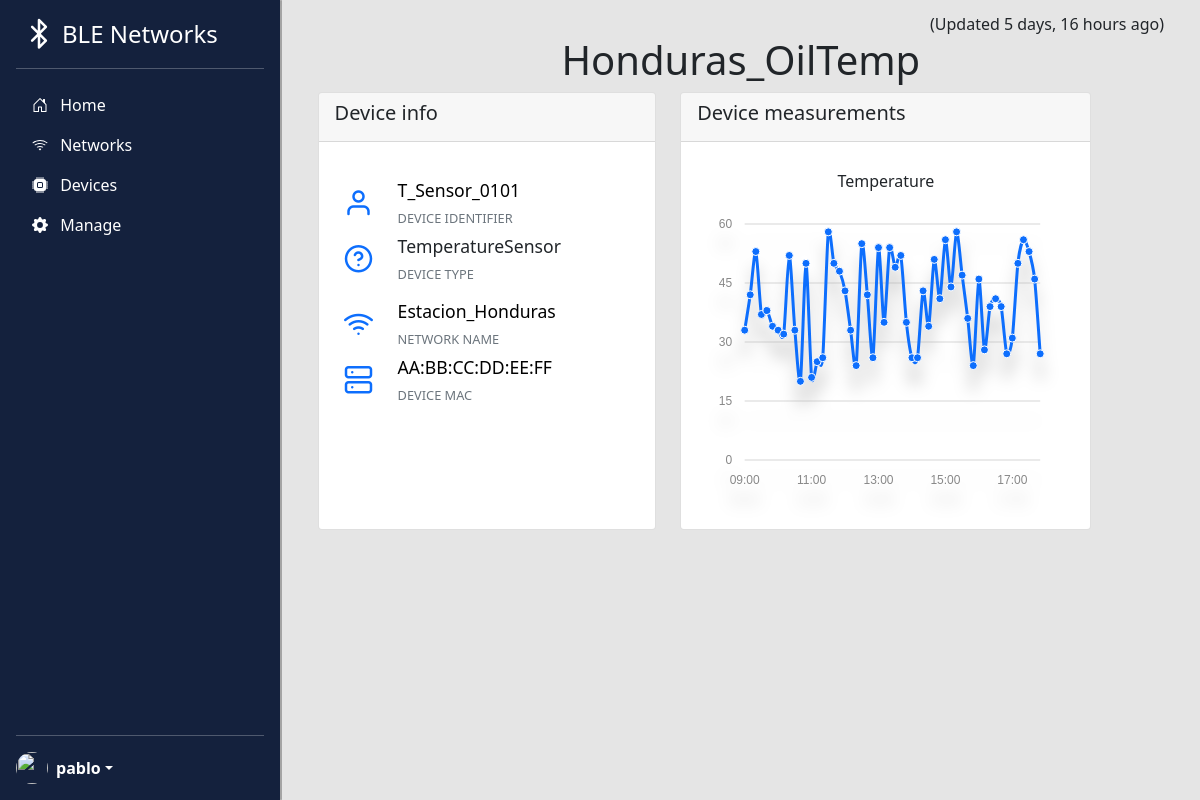
Page /bledevices/device/1 (signed in) on the earlier database version.
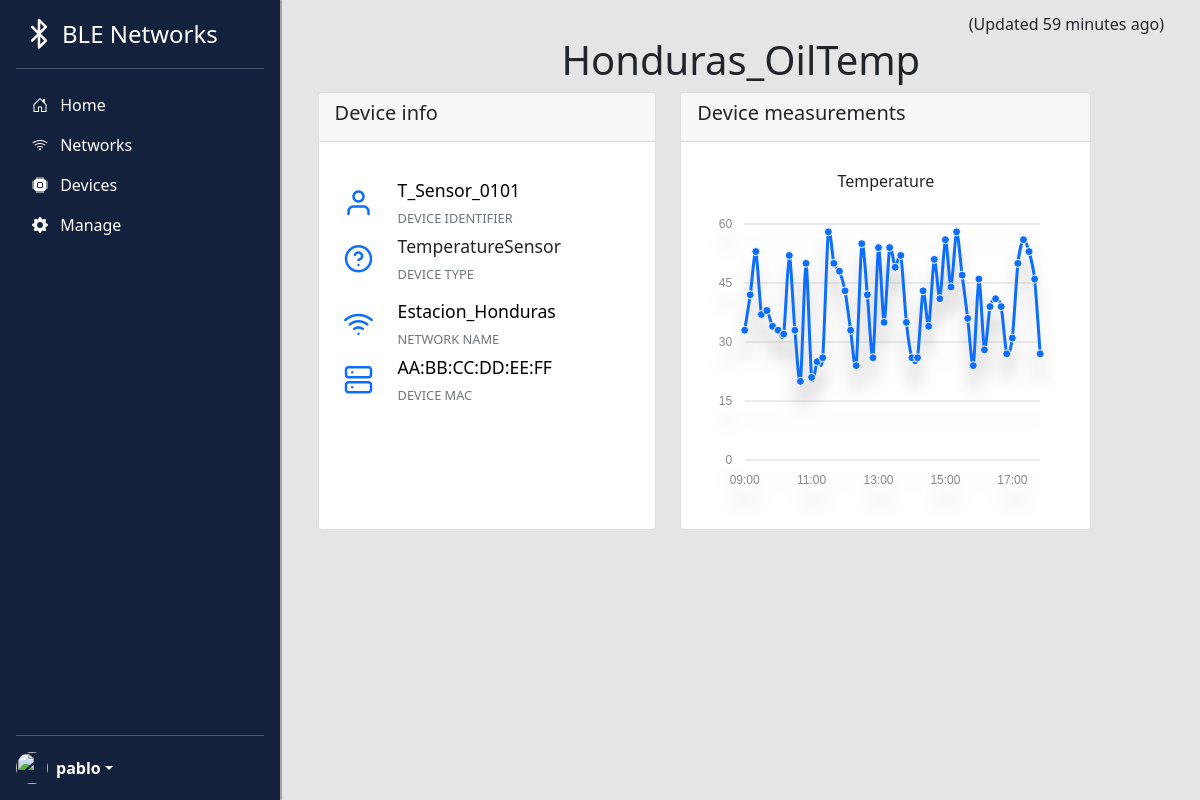
Same page on the later database version.
### bledevices/models.py (models this page shows, shortened)
class BleDevice(models.Model):
    identifier = models.CharField(max_length=200,validators=[MinLengthValidator(5, "Identifier must be greater than 4 characters")])
    friendly_name = models.CharField(max_length=200,validators=[MinLengthValidator(2, "Friendly name must be greater than 1 character")])
    mac = models.CharField(max_length=17,validators=[RegexValidator(regex=MAC_REGEX,message="Expected format is AA:BB:CC:DD:EE:FF")])
    device_type = models.ForeignKey('BleDeviceType', on_delete=models.CASCADE, null=False)
    network = models.ForeignKey('BleNetwork', on_delete=models.CASCADE, null=False)
    active = models.BooleanField(null=False)
    created_at = models.DateTimeField(auto_now_add=True)
    updated_at = models.DateTimeField(auto_now=True)
    def get_data(self):
        response=[]
        for data in self.data_set.all():
            datadict = {}
            if data.data_type.name == "TemperatureSensor":
                y_value = "Temperature"
            elif data.data_type.name == "HumiditySensor":
                y_value = "Humidity"
            datadict[self.friendly_name] = data.value
            datadict["time"] = data.created_at.strftime("%Y-%m-%d %H:%M:%S")
            response.append(datadict)
        return response
    def get_data_type(self):
        if self.device_type.name == "TemperatureSensor":
            return "Temperature"
        else:
            return "Humidity"

class BleDeviceType(models.Model):
    name = models.CharField(max_length=50,validators=[MinLengthValidator(2, "Name must be greater than 1 character")])
    def __str__(self):
        return self.name

class BleNetwork(models.Model):
    name = models.CharField(max_length=200)
    location = models.CharField(max_length=200)
    active = models.BooleanField(null=False)
    created_at = models.DateTimeField(auto_now_add=True)
    updated_at = models.DateTimeField(auto_now=True)

### bledevices/views.py (the view)
# urls.py: path('device/<int:pk>',views.BleDeviceDetailView.as_view(), name='bledevice_detail'),
class BleDeviceDetailView(DetailView):
    model = BleDevice

### home/context_processors.py (called while the page is built)
def settings(request):
    return {
        'settings': django_settings,
    }

### bledevices/templates/bledevices/bledevice_detail.html (shortened to what the changed rows need)
{% extends "base_nav.html" %}
{% load humanize %}
{% load static %}
{% block head %}
{{ block.super }}
<link rel="stylesheet" type="text/css" href="{% static 'bledevices/css/morris.css' %}">
{% endblock head %}
{% block main_page %}
<div class="container" style="flex-direction: column;">
<span style="float: right;">
<div class="mt-2">(Updated {{ bledevice.updated_at|naturaltime }})</div>
</span>
<br>
<h1 class="text-center mt-2">{{ bledevice.friendly_name }}</h1>
<div class="row">
    <div class="col-xl-5 col-md-12">
        <div class="card h-100" style="margin-bottom: 30px;">
            <div class="card-block">
                <div class="row">
                    <div class="col">
                        <div class="row-12">
                                    <div class="col my-2">
                                        <a href="/bledevices/network/1" style="text-decoration:none;color:black;">
                                            <div class="row d-flex align-items-center">
                                                <div class="col">
                                                    <h3 class="info-text">{{bledevice.identifier}}</h3>
                                                    <span class="d-block text-uppercase info-title text-muted">DEVICE IDENTIFIER</span>
                                                </div>
                                            </div>
                                        </a>
                                    </div>
                                    <div class="col my-2">
                                        <div class="row d-flex align-items-center">
                                            <div class="col">
                                                <h3 class="info-text">{{bledevice.device_type}}</h3>
                                                <span class="d-block text-uppercase info-title text-muted">DEVICE TYPE</span>
                                            </div>
                                        </div>
                                    </div>
                        </div>
                    </div>
                    <div class="col">
                        <div class="row-12">
                                    <div class="col my-2">
                                        <a href="/bledevices/network/1" style="text-decoration:none;color:black;">
                                            <div class="row d-flex align-items-center">
                                                <div class="col">
                                                    <h3 class="info-text">{{bledevice.network.name}}</h3>
                                                    <span class="d-block text-uppercase info-title text-muted">NETWORK NAME</span>
                                                </div>
                                            </div>
                                        </a>
                                    </div>
                                    <div class="col my-2">
                                        <a href="/bledevices/network/1" style="text-decoration:none;color:black;">
                                            <div class="row d-flex align-items-center">
                                                <div class="col">
                                                    <h3 class="info-text">{{bledevice.mac}}</h3>
                                                    <span class="d-block text-uppercase info-title text-muted">DEVICE MAC</span>
                                                </div>
                                            </div>
                                        </a>
                                    </div>
                        </div>
                    </div>
                </div>
            </div>
        </div>
    </div>
    <div class="col-xl-6 mt-2 mt-xl-0">
        <div class="card h-100">
            <div class="card-block">
                <div class="text-center">
                    <h6> {{bledevice.get_data_type}} </h6>
                </div>
            </div>
        </div>
    </div>
</div>
</div>
{% endblock %}

Differences in the rows shown:
changed BleDevice "Honduras_OilTemp": updated_at "5 days, 16 hours ago" → "59 minutes ago"
